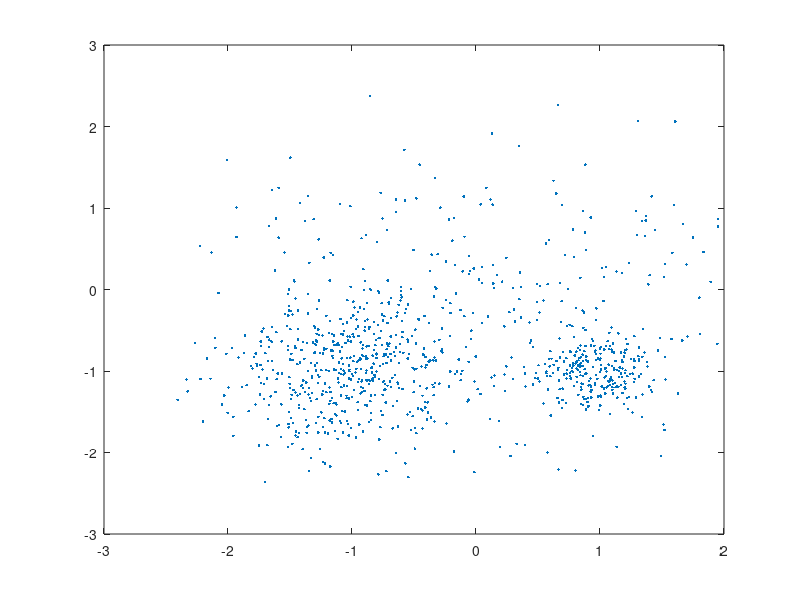

Write the MATLAB code that produced this figure. (Note: this script raises an error after producing the figure.)
randgauss = @(sigma,offset) @(n,j) sigma*randn(n,2)+repmat(offset,n,1);
g1 = randgauss(1,[0,0]);
g2 = randgauss(0.5,[-1,-1]);
g3 = randgauss(0.25,[1,-1]);
randfunc = @(n,j) [g1(n/4,j); g2(n/2,j); g3(n/4,j)];
xy = randfunc(1000,2);
plot(xy(:,1),xy(:,2),'.')'
[A,xy] = randgeom(1000, randfunc);
gplot(A,xy);
xyorig = xy;
%%
%xy = igraph_draw(A,'kk');
%[V,D] = eigs(laplacian(A),3,'SA');
%xy = V(:,[2:3]);
xy = xyorig;
gplot(A,xy);

%%
save 'rgeom-ex1.mat' A xy seed;

%%
seed = 76;
t1 = 3;
t2 = 15;
alpha1 = 0.85;
alpha2 = 0.99;
tols = [1e-2,1e-3,1e-4,1e-5];
expands = [100,1000,10000,100000];

clf;
for i=1:2
    switch i
        case 1, alpha = alpha1; t = t1;
        case 2, alpha = alpha2; t = t2;
    end
    for j = 1:numel(tols)
        e = expands(j);
        tol = tols(j);
        subplot3(4,4,2*(i-1)+1,j,0)
        [S,prcond] = pprgrow1(A,seed,'alpha',alpha,'expand',e);
        gplot(A,xy,'.-');
        hold on; scatter(xy(S,1),xy(S,2),10,'r','filled'); hold off
        axis off;
        title(sprintf('cond = %f\n(%.2f,%.0e)', prcond,alpha,1./e));

        subplot3(4,4,2*(i-1)+2,j,0)
        [S,hkcond] = hkgrow1(A,seed,'t',t,'eps',tol);
        gplot(A,xy,'.-');
        hold on; scatter(xy(S,1),xy(S,2),10,'r','filled'); hold off
        title(sprintf('cond = %f\n(%i,%.0e)', hkcond,t,tol));
        axis off;
        drawnow;
    end
end

%% Final picture split into two.
seed = 76;
t1 = 3;
t2 = 15;
alpha1 = 0.85;
alpha2 = 0.99;
tols = [1e-2,1e-3,1e-4,1e-5];
expands = [100,1000,10000,100000];
tx = (max(xy(:,1)) - min(xy(:,1)))/2+min(xy(:,1));
ty = max(xy(:,2))+0.65;
for i=1:2
    switch i
        case 1, alpha = alpha1; t = t1;
        case 2, alpha = alpha2; t = t2;
    end
    figure(i); clf;
    for j = 1:numel(tols)
        e = expands(j);
        tol = tols(j);
        subplot3(2,4,1,j,-0.025,0,0)
        [S,prcond] = pprgrow1(A,seed,'alpha',alpha,'expand',e);
        [px,py] = gplot(A,xy);
        plot(px,py,'k.-','LineWidth',0.1,'MarkerSize',7)
        hold on; scatter(xy(S,1),xy(S,2),10,'r','filled'); hold off
        axis off;
        text(tx,ty,sprintf('cond = %f', prcond),'HorizontalAlignment','center');

        subplot3(2,4,2,j,-0.025,0,0)
        [S,hkcond] = hkgrow1(A,seed,'t',t,'eps',tol);
        [px,py] = gplot(A,xy);
        plot(px,py,'k.-','LineWidth',0.1,'MarkerSize',7)
        hold on; scatter(xy(S,1),xy(S,2),10,'r','filled'); hold off
        text(tx,ty,sprintf('cond = %f', hkcond),'HorizontalAlignment','center');
        axis off;
        drawnow;
    end
    set_figure_size([8,3.25]);
    print(gcf,sprintf('geomfig-%i.eps',i),'-depsc2','-painters');
end

%%
figure(3);
plot(px,py,'k.-','LineWidth',0.25,'MarkerSize',10);
hold on;
plot(xy(seed,1),xy(seed,2),'ro','MarkerSize',20);
hold off;
set_figure_size([6,6]);
axis off;
print(gcf,'geomgraph.eps','-depsc2');


